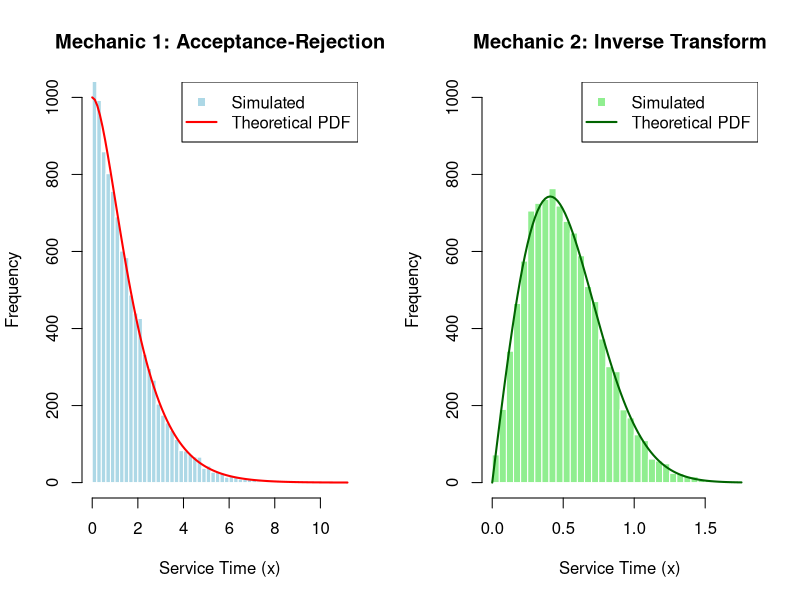

Recreate this plot in R.
#========================
# Question 3
# Simulation of service times for two mechanics using different methods
# Based on Lecture 2 methods, code structure follows seminar 2 R codes
#========================


#========================
# Clear environment and set seed for reproducibility
rm(list = ls())
set.seed(1)
#========================


#========================
# Question 3(i): Functions to simulate service times for each mechanic
#========================


#========================
# Mechanic 1: Acceptance-Rejection Method
#
# We use the Acceptance-Rejection method because the target density 
# f(x) = 0.5 * (1 + x) * exp(-x) does not have a closed-form inverse CDF,
# making the Inverse Transform method impractical. The Acceptance-Rejection
# method allows us to sample from f(x) by using a simpler candidate density
# g(x) that we can easily sample from.
#
# Target density: f(x) = 0.5 * (1 + x) * exp(-x), for 0 < x < infinity
# Candidate density: g(x) = 0.5 * exp(-0.5x) (Exponential with rate 0.5)
#
# The constant c is chosen as the supremum of f(x)/g(x), which we derived
# analytically in the report as c = 2 * exp(-0.5)
#========================

sim_mech1_service <- function(n) {
  
  # Initialize the vector to store generated values
  X_values <- numeric(n)
  
  # Calculate constant c (as derived in the report)
  # c is the supremum of f(x)/g(x) over all x > 0
  c_val <- 2 * exp(-0.5)
  
  # Loop to generate n samples using Acceptance-Rejection
  for (k in 1:n) {
    
    flag <- 1 # flag to control the while loop (1 = keep trying, 0 = accepted)
    
    while(flag) {
      
      # Step 1: Generate Y from candidate density g(x) = 0.5 * exp(-0.5x)
      # Using Inverse Transform for Exponential: Y = -log(U) / lambda
      U1 <- runif(1)
      Y <- -log(U1) / 0.5
      
      # Step 2: Generate independent Uniform U2 for the acceptance test
      U2 <- runif(1)
      
      # Step 3: Calculate the acceptance probability ratio
      # The ratio f(Y)/g(Y) simplifies to (1 + Y) * exp(-0.5 * Y)
      # We then divide by c to get K, the acceptance probability
      ratio <- (1 + Y) * exp(-0.5 * Y)
      K <- ratio / c_val
      
      # Step 4: Accept Y if U2 < K, otherwise reject and repeat
      if (U2 < K) {
        X_values[k] <- Y  # Accept Y as our random variable X
        flag <- 0         # Exit the while loop
      }
    }
  }
  
  return(X_values)
}
#========================


#========================
# Mechanic 2: Inverse Transform Method
#
# We use the Inverse Transform method because the CDF F(x) = 1 - exp(-3x^2)
# can be inverted analytically to obtain a closed-form expression for F^{-1}(u).
# This makes the Inverse Transform method the natural and efficient choice.
#
# CDF: F(x) = 1 - exp(-alpha * x^beta), where alpha = 3 and beta = 2
# Solving u = F(x) for x gives: x = sqrt(-log(1-u) / 3)
#
# Note: Since U ~ Uniform(0,1), we have (1-U) ~ Uniform(0,1) as well,
# but we use (1-U) to match our algebraic derivation exactly.
#========================

sim_mech2_service <- function(n) {
  
  # Initialize vector to store generated values
  X_values <- numeric(n)
  
  # Generate n uniform random variables on (0,1)
  U <- runif(n)
  
  # Apply the inverse CDF formula: F^{-1}(u) = sqrt(-log(1-u) / 3)
  X_values <- sqrt(-log(1 - U) / 3)
  
  return(X_values)
}
#========================


#========================
# Question 3(ii): Generate 10,000 values and plot histograms with theoretical PDFs
#
# To verify that our simulation functions are correct, we generate a large sample
# from each distribution and compare the histogram to the theoretical density.
# The theoretical density must be scaled to align with the histogram counts.
#
# Scaling constant derivation:
# A histogram displays counts (frequencies) in each bin. The area under the 
# histogram equals the total number of samples (N_sim). The area under a PDF
# equals 1. To make them comparable, we multiply the PDF by:
#   Scaling Factor = N_sim * bin_width
# This ensures the area under the scaled PDF equals the histogram area.
#========================

N_sim <- 10000 # number of samples to generate

#========================
# Generate samples from both mechanics
#========================

samples_m1 <- sim_mech1_service(N_sim) # Mechanic 1 service times
samples_m2 <- sim_mech2_service(N_sim) # Mechanic 2 service times

#========================
# Set up plotting layout to display both histograms side by side
#========================

par(mfrow = c(1, 2)) # 1 row, 2 columns

#========================
# Plot Histogram for Mechanic 1 (Acceptance-Rejection Method)
#========================

# First compute histogram without plotting to extract bin width
h1 <- hist(samples_m1, breaks = 50, plot = FALSE)
bin_width1 <- h1$breaks[2] - h1$breaks[1]

# Calculate scaling factor: N_sim * bin_width
scaling_factor1 <- N_sim * bin_width1

# Plot the histogram
hist(samples_m1, breaks = 50, main = "Mechanic 1: Acceptance-Rejection",
     xlab = "Service Time (x)", col = "lightblue", border = "white",
     ylim = c(0, 1000)) 

# Overlay the theoretical PDF (scaled to match histogram)
# f(x) = 0.5 * (1 + x) * exp(-x)
x_vals1 <- seq(0, max(samples_m1), length.out = 100)
y_vals1 <- (0.5 * (1 + x_vals1) * exp(-x_vals1)) * scaling_factor1
lines(x_vals1, y_vals1, col = "red", lwd = 2)

# Add legend
legend("topright", legend = c("Simulated", "Theoretical PDF"), 
       col = c("lightblue", "red"), lwd = c(NA, 2), pch = c(15, NA))

#========================
# Plot Histogram for Mechanic 2 (Inverse Transform Method)
#========================

# First compute histogram without plotting to extract bin width
h2 <- hist(samples_m2, breaks = 50, plot = FALSE)
bin_width2 <- h2$breaks[2] - h2$breaks[1]

# Calculate scaling factor: N_sim * bin_width
scaling_factor2 <- N_sim * bin_width2

# Plot the histogram
hist(samples_m2, breaks = 50, main = "Mechanic 2: Inverse Transform",
     xlab = "Service Time (x)", col = "lightgreen", border = "white",
     ylim = c(0, 1000))

# Overlay the theoretical PDF (scaled to match histogram)
# f(x) = derivative of F(x) = 6x * exp(-3x^2)
x_vals2 <- seq(0, max(samples_m2), length.out = 100)
y_vals2 <- (6 * x_vals2 * exp(-3 * x_vals2^2)) * scaling_factor2
lines(x_vals2, y_vals2, col = "darkgreen", lwd = 2)

# Add legend
legend("topright", legend = c("Simulated", "Theoretical PDF"), 
       col = c("lightgreen", "darkgreen"), lwd = c(NA, 2), pch = c(15, NA))

#========================
# Reset plotting layout to default
#========================

par(mfrow = c(1, 1))
#========================